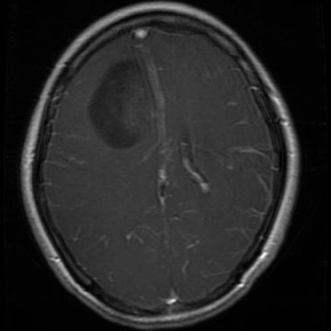
#> input picture utils/dataset_4_331/glioma/Tr-gl_0208.jpg, 331 x 331 px; its folder holds only this picture in this run
$ python -i contour_cropping.py   (imports and definitions only)
#> lines starting #> are read from the running program, lines starting #| are printed output that depends on the picture; after the words box and inside, x2 and y2 are one past the last pixel; in counts of white or black regions, pixels touching at a corner belong together
#> further down, picture is the input picture: shape (331, 331, 3); min 0, max 251, mean 38.5
import cv2
import numpy as np
import os


def crop_black_borders(image, threshold_value=10):
    # Convert to grayscale if not already
#> called with threshold_value = 10
    if len(image.shape) == 3:
        image = cv2.cvtColor(image, cv2.COLOR_BGR2GRAY)
    # Threshold the image to create a binary mask
    _, thresh = cv2.threshold(image, threshold_value, 255, cv2.THRESH_BINARY)
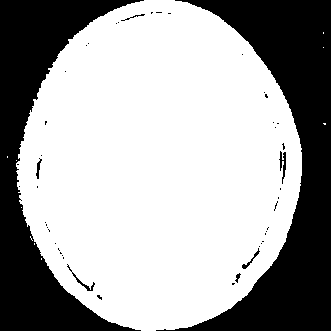
#> thresh: shape (331, 331); 65.6% white; 48 black regions (40 under 20 px)

    # Find contours or bounding box of non-black regions
    contours, _ = cv2.findContours(thresh, cv2.RETR_EXTERNAL, cv2.CHAIN_APPROX_SIMPLE)
#> contours = 10 contours, 9 with area under 20; largest, box (x1, y1, x2, y2) and area: (16, 0, 302, 331) 71916
    if contours:
        # Get bounding box coordinates
        x, y, w, h = cv2.boundingRect(contours[0])
#> x = 41; y = 258; w = 1; h = 2
        for contour in contours:
            x0, y0, w0, h0 = cv2.boundingRect(contour)
            x = min(x, x0)
            y = min(y, y0)
            w = max(x + w, x0 + w0) - x
            h = max(y + h, y0 + h0) - y
#> this loop made 10 passes
#> (contour, x0, y0, w0, h0, x, y, w) on passes 1, 2, 6, 7, 9: ([[41, 258], [41, 259]], 41, 258, 1, 2, 41, 258, 1), ([[34, 243], [34, 244]], 34, 243, 1, 2, 34, 243, 1), ([[7, 156], [7, 157]], 7, 156, 1, 2, 7, 156, 3), ([[323, 123], [324, 124], [325, 124], [325, 123]], 323, 123, 3, 2, 7, 123, 319), ([[323, 32], [323, 33]], 323, 32, 1, 2, 7, 32, 319)
#> (x0, y0, w0, h0, x, y, w, h) on passes 3, 4, 5, 8, 10: (30, 236, 3, 5, 30, 236, 3, 5), (21, 207, 1, 1, 21, 207, 3, 5), (16, 160, 1, 1, 16, 160, 3, 5), (323, 47, 1, 1, 7, 47, 319, 5), (16, 0, 286, 331, 7, 0, 319, 331)
#> after the loop, h = 331; w = 319

        # Crop the image using bounding box coordinates
        cropped_image = image[y : y + h, x : x + w]
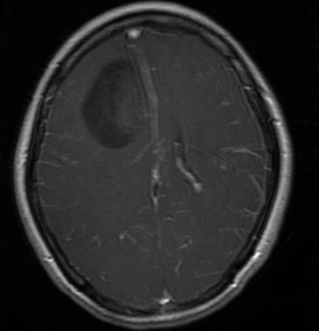
#> cropped_image: shape (331, 319); min 0, max 251, mean 39.9
    else:
        cropped_image = image

    return cropped_image


def make_square(image):
    h, w = image.shape[:2]
    if h == w:
        return image
    if h > w:
        pad_width = (h - w) // 2
        padded_image = cv2.copyMakeBorder(
            image,
            0,
            0,
            pad_width,
            h - w - pad_width,
            cv2.BORDER_CONSTANT,
            value=[0, 0, 0],
        )
    else:
        pad_height = (w - h) // 2
        padded_image = cv2.copyMakeBorder(
            image,
            pad_height,
            w - h - pad_height,
            0,
            0,
            cv2.BORDER_CONSTANT,
            value=[0, 0, 0],
        )

    return padded_image


# [16 lines of commented-out code are left out]

>>> import cv2
>>> picture = cv2.imread('dataset_4_331/glioma/Tr-gl_0208.jpg')
>>> result = crop_black_borders(picture)

$ run again, on utils/dataset_4_331/glioma/Tr-gl_0217.jpg
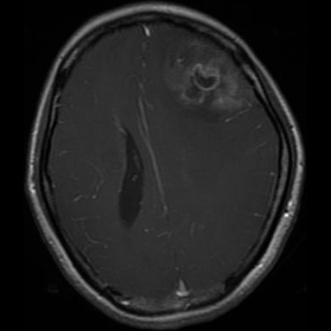
#> input picture utils/dataset_4_331/glioma/Tr-gl_0217.jpg, 331 x 331 px
#> picture is the input picture: shape (331, 331, 3); min 0, max 248, mean 31.5
#> in crop_black_borders, `_, thresh = cv2.threshold(image, threshold_value, 255, cv2.THRESH_BINA..`:
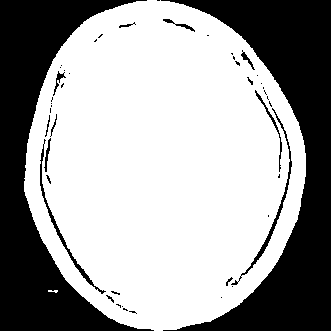
#> thresh: shape (331, 331); 63.7% white; 47 black regions (33 under 20 px)
#> contours = 2 contours, 1 with area under 20; largest, box (x1, y1, x2, y2) and area: (24, 0, 306, 331) 71100
#> in crop_black_borders, `x, y, w, h = cv2.boundingRect(contours[0])`: x = 48; y = 290; w = 10; h = 3
#> the loop in crop_black_borders, `for contour in contours:` made 2 passes
#> (x0, y0, w0, h0, x, y, w, h) on passes 1 to 2: (48, 290, 10, 3, 48, 290, 10, 3), (24, 0, 282, 331, 24, 0, 282, 331)
#> after the loop in crop_black_borders, `for contour in contours:`: h = 331; w = 282
#> in crop_black_borders, `cropped_image = image[y : y + h, x : x + w]`:
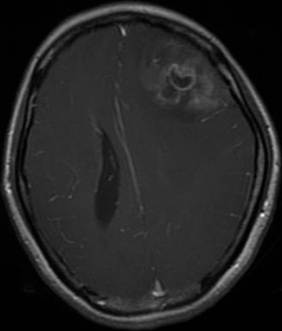
#> cropped_image: shape (331, 282); min 0, max 248, mean 36.9
